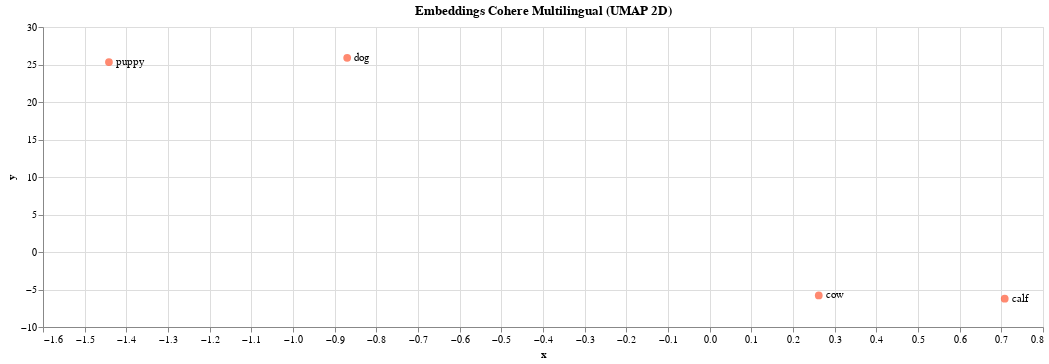

Write notebook code for a chart like this one.
### Code cell
chart =alt.Chart(df_mapa, width=1000, height=300, title="Embeddings Cohere Multilingual (UMAP 2D)").mark_circle(size=60, color="#FF5733").encode(
    x='x',
    y='y',
)

text = chart.mark_text( align='left',  baseline='middle', dx=7 ).encode(
    text='text'  
)


chart + text  # Combina la capa de puntos con la capa de texto para mostrar los nombres de los puntos en el gráfico

### Figure 1 — Vega-Lite specification as saved in the notebook (floating-point values rounded to 4 significant figures)
{"config": {"view": {"continuousWidth": 300, "continuousHeight": 300}}, "layer": [{"mark": {"type": "circle", "color": "#FF5733", "size": 60}, "encoding": {"x": {"field": "x", "type": "quantitative"}, "y": {"field": "y", "type": "quantitative"}}, "title": "Embeddings Cohere Multilingual (UMAP 2D)"}, {"mark": {"type": "text", "align": "left", "baseline": "middle", "dx": 7}, "encoding": {"text": {"field": "text", "type": "nominal"}, "x": {"field": "x", "type": "quantitative"}, "y": {"field": "y", "type": "quantitative"}}, "title": "Embeddings Cohere Multilingual (UMAP 2D)"}], "data": {"name": "data-6830eacdd1ba14d8a514d7642aa47678"}, "height": 300, "width": 1000, "$schema": "https://vega.github.io/schema/vega-lite/v5.17.0.json", "datasets": {"data-6830eacdd1ba14d8a514d7642aa47678": [{"text": "calf", "x": 0.7081, "y": -6.227}, {"text": "cow", "x": 0.2618, "y": -5.799}, {"text": "puppy", "x": -1.442, "y": 25.32}, {"text": "dog", "x": -0.87, "y": 25.89}]}}
